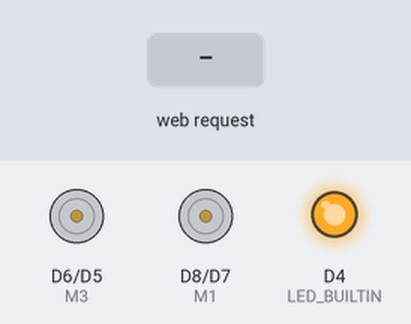
A sketch run on a simulated ESP8266 (Wemos D1 mini). On the bench: motor-driver pin pairs drawn as motors (green arrow = first pin HIGH = forward, orange = second pin HIGH = backward, longer = more drive), output pins drawn as LEDs (lit = HIGH, except the on-board LED, lit = LOW). The test bench sets the inputs (shaded band). WiFi joins after 1.5 s; servers stay silent unless stated; what the sketch prints to the serial monitor is not drawn.

Above: at 2.7 s.
2.8 s: HTTP request GET /left received
At 3.9 s:
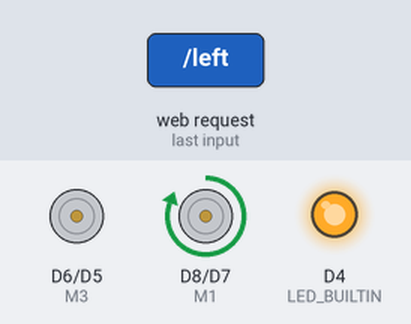
4.3 s: HTTP request GET /right received
At 5.0 s:
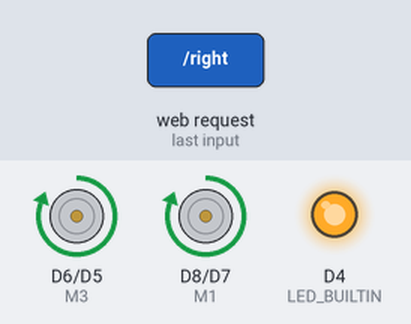
5.8 s: HTTP request GET /back received
At 6.2 s:
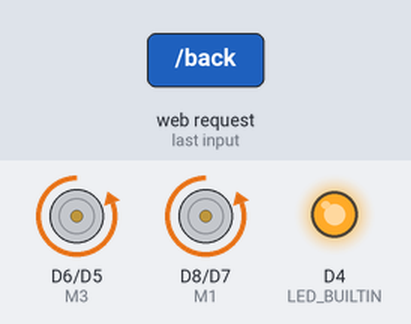
7.3 s: HTTP request GET /quick_right received
At 8.5 s:
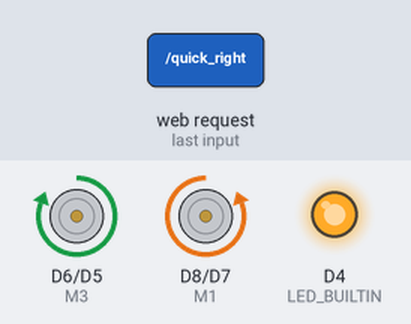
8.8 s: HTTP request GET /quick_left received
At 9.7 s:
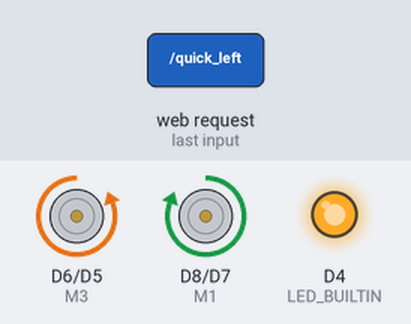
10.3 s: HTTP request GET /front received
At 10.8 s:
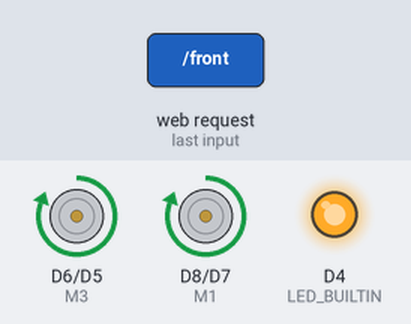
Timing chart, 0 to 12.8 s (numbered marks = the images above; inputs shaded):
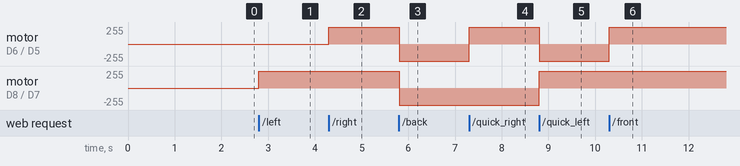

Measured:
- after the input at 2.8 s, motor on D8 (M1) / D7 (M2): stopped → forward 255/255 at once
- after the input at 4.3 s, motor on D6 (M3) / D5 (M4): stopped → forward 255/255 at once
- after the input at 5.8 s, motor on D6 (M3) / D5 (M4), motor on D8 (M1) / D7 (M2): forward 255/255 → backward 255/255 at once
- after the input at 7.3 s, motor on D6 (M3) / D5 (M4): backward 255/255 → forward 255/255 at once
- after the input at 8.8 s, motor on D6 (M3) / D5 (M4): forward 255/255 → backward 255/255 at once; motor on D8 (M1) / D7 (M2): backward 255/255 → forward 255/255 at once
- after the input at 10.3 s, motor on D6 (M3) / D5 (M4): backward 255/255 → forward 255/255 at once

The sketch:

aerodyn_d1mini-rx.ino
```cpp
#include <ESP8266WiFi.h>
#include <ESP8266WebServer.h>

const char* ssid = "Ai Lab";
const char* password = "Welc0me@123";

#define M1 D8
#define M2 D7
#define M3 D6
#define M4 D5

ESP8266WebServer server(80);

// ---------- GET API ----------
void handleHello() {
  server.send(200, "application/json", "{\"message\":\"AeroDyn Flying Machine\"}");
}

void front()
{
    digitalWrite(M1, HIGH);
    digitalWrite(M2, LOW);
    digitalWrite(M3, HIGH);
    digitalWrite(M4, LOW);
    server.send(200, "application/json", "{\"message\":\"AeroDyn Flying Machine front\"}");
}

void back()
{
    digitalWrite(M1, LOW);
    digitalWrite(M2, HIGH);
    digitalWrite(M3, LOW);
    digitalWrite(M4, HIGH);
    server.send(200, "application/json", "{\"message\":\"AeroDyn Flying Machine front\"}");
}

void stop()
{
    digitalWrite(M1, LOW);
    digitalWrite(M2, LOW);
    digitalWrite(M3, LOW);
    digitalWrite(M4, LOW);
    server.send(200, "application/json", "{\"message\":\"AeroDyn Flying Machine stop\"}");
}

void quick_left()
{
  digitalWrite(M1, HIGH);
  digitalWrite(M2, LOW);
  digitalWrite(M3, LOW);
  digitalWrite(M4, HIGH);
  server.send(200, "application/json", "{\"message\":\"AeroDyn Flying Machine quick left\"}");

}

void left()
{

    digitalWrite(M1, HIGH);
    digitalWrite(M2, LOW);
    server.send(200, "application/json", "{\"message\":\"AeroDyn Flying Machine left\"}");

}

void right()
{
    digitalWrite(M3, HIGH);
    digitalWrite(M4, LOW);
    server.send(200, "application/json", "{\"message\":\"AeroDyn Flying Machine right\"}");
}

void quick_right()
{
    digitalWrite(M3, HIGH);
    digitalWrite(M4, LOW);
    digitalWrite(M1, LOW);
    digitalWrite(M2, HIGH);
    server.send(200, "application/json", "{\"message\":\"AeroDyn Flying Machine right quick right\"}");
}


// ---------- POST API ----------
void handlePostData() {
  if (server.hasArg("plain")) {
    String body = server.arg("plain");
    String reply = "{\"received\":\"" + body + "\"}";
    server.send(200, "application/json", reply);
  } else {
    server.send(400, "application/json", "{\"error\":\"No JSON received\"}");
  }
}

void setup() {

  // Set all pins as OUTPUT
  pinMode(M1, OUTPUT);
  pinMode(M2, OUTPUT);
  pinMode(M3, OUTPUT);
  pinMode(M4, OUTPUT);
  pinMode(LED_BUILTIN, OUTPUT);

  // Start motors OFF
  digitalWrite(M1, LOW);
  digitalWrite(M2, LOW);
  digitalWrite(M3, LOW);
  digitalWrite(M4, LOW);

  Serial.begin(115200);
  Serial.println();

  Serial.print("Connecting to ");
  Serial.println(ssid);
  WiFi.begin(ssid, password);

  while (WiFi.status() != WL_CONNECTED) {

    pinMode(LED_BUILTIN, LOW);
    delay(250);
    pinMode(LED_BUILTIN, HIGH);
    delay(250);
    Serial.print(".");
  }

  Serial.println("\nWiFi Connected!");
  pinMode(LED_BUILTIN, HIGH);
  Serial.print("IP Address: ");
  Serial.println(WiFi.localIP());

  // Register API endpoints
  server.on("/hello", HTTP_GET, handleHello);
  server.on("/left", HTTP_GET, left);
  server.on("/right", HTTP_GET, right);
  server.on("/front", HTTP_GET, front);
  server.on("/stop", HTTP_GET, stop);
  server.on("/back", HTTP_GET, back);
  server.on("/quick_right", HTTP_GET, quick_right);
  server.on("/quick_left", HTTP_GET, quick_left);
  server.on("/post", HTTP_POST, handlePostData);


  server.begin();
  Serial.println("API Server started!");
}

void loop() {
  server.handleClient();
}
```
